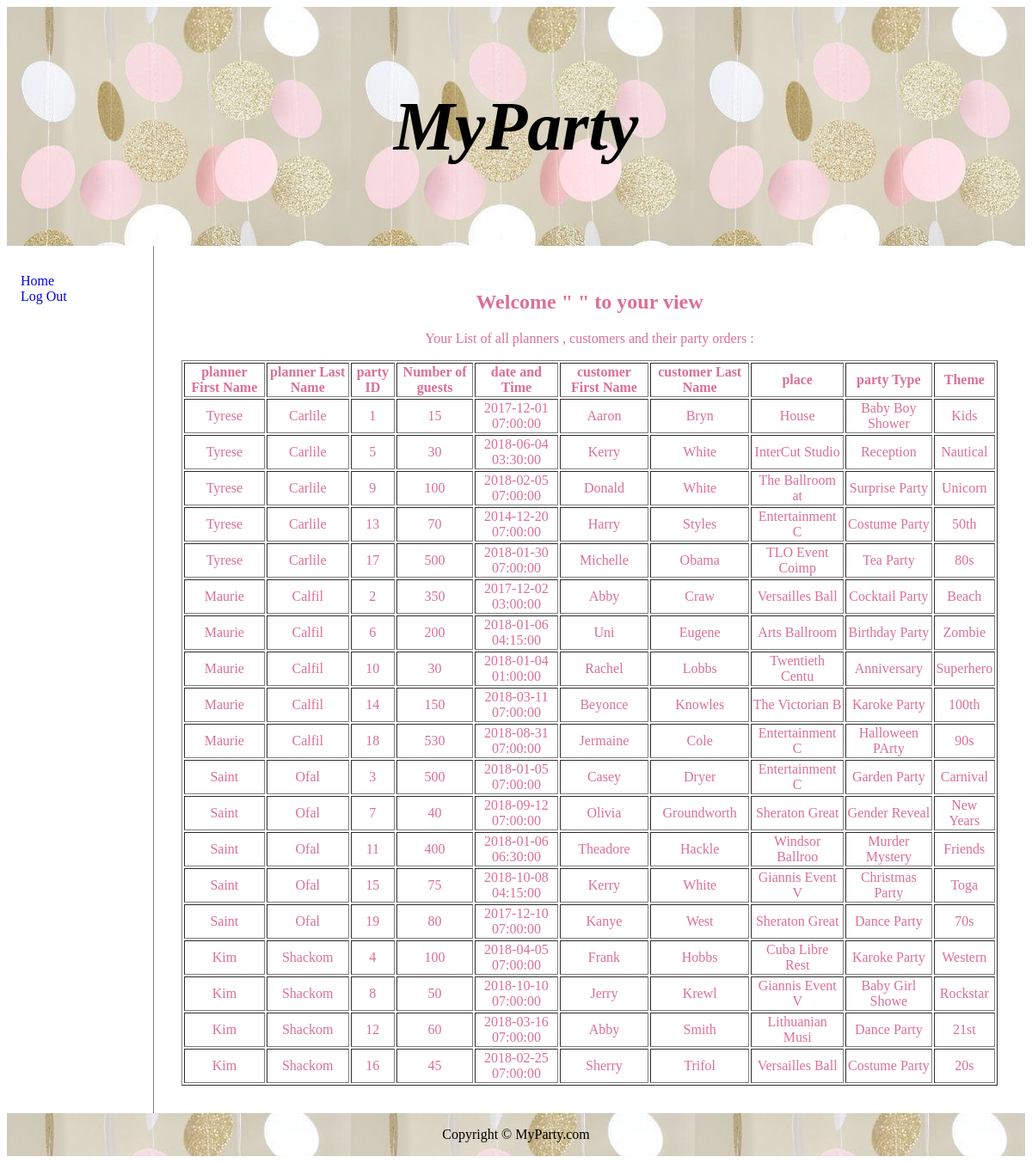
The app's page /managerView.php with its own data.
### tables this page shows
CREATE TABLE Party
(
  PartyID	 int NOT NULL AUTO_INCREMENT,
  NoOfGuests	 INT 		NOT NULL,
  DateTime 	DATETIME 	 NOT NULL,
  CustomerId 	int NOT NULL ,
  PlannerID	int NOT NULL ,
  PlaceID	 int NOT NULL ,
  TypeID    int NOT NULL ,
  ThemeID 	 int NOT NULL ,
  PRIMARY KEY (PartyID),
  FOREIGN KEY (CustomerId) REFERENCES Customer(CustomerId),
  FOREIGN KEY (PlannerID) REFERENCES Planner(PlannerID),
  FOREIGN KEY (PlaceID) REFERENCES Place(PlaceID),
  FOREIGN KEY (TypeID) REFERENCES Type(TypeID),
  FOREIGN KEY (ThemeID) REFERENCES Theme(ThemeID),
  UNIQUE (DateTime)
);

CREATE TABLE Planner
(
  PlannerID 	int NOT NULL AUTO_INCREMENT,
  PlannerFName 	 VARCHAR(15)	 NOT NULL,
  PlannerLName 	 VARCHAR(15)	 NOT NULL,
  PlannerPhone 	INT(11)		NOT NULL,
  PlannerEmail 	VARCHAR(20)	 NOT NULL,
  managerID 	int NOT NULL ,
  PRIMARY KEY (PlannerID),
  FOREIGN KEY (managerID) REFERENCES Manager(managerID),
  UNIQUE (PlannerEmail)
);

CREATE TABLE Customer
(
  CustomerId int NOT NULL AUTO_INCREMENT,
  email 		VARCHAR(20)	NOT NULL UNIQUE,
  CustomerFname	 VARCHAR(15)		 NOT NULL,
  CustomerLname	 VARCHAR(15)		 NOT NULL,
  PRIMARY KEY (CustomerId )
);

CREATE TABLE Place
(
  PlaceID int NOT NULL AUTO_INCREMENT,
  address 	VARCHAR(20)	NOT NULL,
  PlaceName 	VARCHAR(15)	NOT NULL,
  City 		CHAR(15)		NOT NULL,
  max_capacity	INT 		NOT NULL,
  min_capacity		INT		NOT NULL,
  costByPerson	INT 		NOT NULL,
  PRIMARY KEY (PlaceID)
);

CREATE TABLE Type
(
  TypeID 	int NOT NULL AUTO_INCREMENT,
  TypeName 	VARCHAR(15)	 NOT NULL,
  PRIMARY KEY (TypeID)
);

CREATE TABLE Theme
(
  ThemeID 	int NOT NULL AUTO_INCREMENT,
  ThemeName		VARCHAR(15)	NOT NULL,
  ThemeCost 		INT 			NOT NULL,
  ThemePicture 	LONGBLOB 		NOT NULL,
  PRIMARY KEY (ThemeID)
);

### managerView.php (the view, shortened to what this page needs)
<!DOCTYPE html>
<html>
<head>
</head>
<body>
<div class="container">
<header>
   <h1>MyParty</h1>
</header>
<nav>
  <ul>
    <li><a href="Home.php">Home</a></li>
    <li><a href="logout.php">Log Out</a></li>
  </ul>
</nav>
<article>
<h1>Welcome    "  <?php echo $_SESSION ['login_user'];  ?> "    to your view</h1>
<p> Your List of all planners , customers and their party orders : </p>
 <div>
<?php
     $varConn = Connect();
$sql = 'SELECT planner.PlannerFName, planner.PlannerLName, party.PartyID, party.NoOfGuests, party.DateTime, customer.CustomerFName,    customer.CustomerLName, place.PlaceName, type.TypeName, theme.ThemeName
        From  party, customer, place, theme, type, planner
        WHERE party.CustomerID=customer.CustomerId AND party.PlaceID=place.PlaceID AND party.ThemeID=theme.ThemeID
               AND party.TypeID=type.TypeID AND party.PlannerID=planner.PlannerID';
$result = $varConn->query($sql);
if ($result->num_rows > 0) {
    echo "<table border='1' >";
            echo "<tr>";
                echo "<th>planner First Name</th>";
                echo "<th>planner Last Name</th>";
                echo "<th>party ID</th>";
                echo "<th>Number of guests</th>";
                echo "<th>date and Time</th>";
                echo "<th>customer First Name</th>";
                echo "<th>customer Last Name</th>";
                echo "<th>place </th>";
                echo "<th>party Type </th>";
                echo "<th>Theme </th>";
            echo "</tr>";
 while($row = mysqli_fetch_array($result)) {
            echo "<tr>";
                echo "<td>" . $row['PlannerFName'] . "</td>";
                echo "<td>" . $row['PlannerLName'] . "</td>";
                echo "<td>" . $row['PartyID'] . "</td>";
                echo "<td>" . $row['NoOfGuests'] . "</td>";
                echo "<td>" . $row['DateTime'] . "</td>";
                echo "<td>" . $row['CustomerFName'] . "</td>";
                echo "<td>" . $row['CustomerLName'] . "</td>";
                echo "<td>" . $row['PlaceName'] . "</td>";
                echo "<td>" . $row['TypeName'] . "</td>";
                echo "<td>" . $row['ThemeName'] . "</td>";
            echo "</tr>";
        }
     echo "</table>";
    }
 else{
    echo "ERROR: Could not able to execute $sql. " . mysqli_error($varConn);
}
?>
 </div>
</article>
<footer>Copyright &copy; MyParty.com </footer>
</div>
</body>
</html>

### managerView.php (style rules this page uses)
div.container { width: 100%; }
header { padding: 1em; border-color: antiquewhite; color: black; background-color: pink; clear: left; font-size: 250%; font-style: italic; text-align:center; text-decoration-color:black; background: url(p.jpg); }
footer { padding: 1em; border-color: antiquewhite; color: black background-color: pink; clear: left; text-align:center; text-decoration-color:black; background: url(p.jpg); }
nav { float: left; width: 120px; margin: 0; padding: 1em; }
nav ul { list-style-type:none; padding: 0; }
nav ul a { text-decoration:none; }
article { margin-left: 170px; border-left: 1px solid gray; padding: 2em; overflow: hidden; color:PaleVioletRed; text-align: center; }

### records on screen
party: PlannerID.PlannerFName "Tyrese", PlannerID.PlannerLName "Carlile", PartyID "1", NoOfGuests "15", DateTime "2017-12-01 07:00:00", CustomerId.CustomerFname "Aaron", CustomerId.CustomerLname "Bryn", PlaceID.PlaceName "House", TypeID.TypeName "Baby Boy Shower", ThemeID.ThemeName "Kids"
party: PlannerID.PlannerFName "Tyrese", PlannerID.PlannerLName "Carlile", PartyID "5", NoOfGuests "30", DateTime "2018-06-04 03:30:00", CustomerId.CustomerFname "Kerry", CustomerId.CustomerLname "White", PlaceID.PlaceName "InterCut Studio", TypeID.TypeName "Reception", ThemeID.ThemeName "Nautical"
party: PlannerID.PlannerFName "Tyrese", PlannerID.PlannerLName "Carlile", PartyID "9", NoOfGuests "100", DateTime "2018-02-05 07:00:00", CustomerId.CustomerFname "Donald", CustomerId.CustomerLname "White", PlaceID.PlaceName "The Ballroom at", TypeID.TypeName "Surprise Party", ThemeID.ThemeName "Unicorn"
party: PlannerID.PlannerFName "Tyrese", PlannerID.PlannerLName "Carlile", PartyID "13", NoOfGuests "70", DateTime "2014-12-20 07:00:00", CustomerId.CustomerFname "Harry", CustomerId.CustomerLname "Styles", PlaceID.PlaceName "Entertainment C", TypeID.TypeName "Costume Party", ThemeID.ThemeName "50th"
party: PlannerID.PlannerFName "Tyrese", PlannerID.PlannerLName "Carlile", PartyID "17", NoOfGuests "500", DateTime "2018-01-30 07:00:00", CustomerId.CustomerFname "Michelle", CustomerId.CustomerLname "Obama", PlaceID.PlaceName "TLO Event Coimp", TypeID.TypeName "Tea Party", ThemeID.ThemeName "80s"
party: PlannerID.PlannerFName "Maurie", PlannerID.PlannerLName "Calfil", PartyID "2", NoOfGuests "350", DateTime "2017-12-02 03:00:00", CustomerId.CustomerFname "Abby", CustomerId.CustomerLname "Craw", PlaceID.PlaceName "Versailles Ball", TypeID.TypeName "Cocktail Party", ThemeID.ThemeName "Beach"
party: PlannerID.PlannerFName "Maurie", PlannerID.PlannerLName "Calfil", PartyID "6", NoOfGuests "200", DateTime "2018-01-06 04:15:00", CustomerId.CustomerFname "Uni", CustomerId.CustomerLname "Eugene", PlaceID.PlaceName "Arts Ballroom", TypeID.TypeName "Birthday Party", ThemeID.ThemeName "Zombie"
party: PlannerID.PlannerFName "Maurie", PlannerID.PlannerLName "Calfil", PartyID "10", NoOfGuests "30", DateTime "2018-01-04 01:00:00", CustomerId.CustomerFname "Rachel", CustomerId.CustomerLname "Lobbs", PlaceID.PlaceName "Twentieth Centu", TypeID.TypeName "Anniversary", ThemeID.ThemeName "Superhero"
party: PlannerID.PlannerFName "Maurie", PlannerID.PlannerLName "Calfil", PartyID "14", NoOfGuests "150", DateTime "2018-03-11 07:00:00", CustomerId.CustomerFname "Beyonce", CustomerId.CustomerLname "Knowles", PlaceID.PlaceName "The Victorian B", TypeID.TypeName "Karoke Party", ThemeID.ThemeName "100th"
party: PlannerID.PlannerFName "Maurie", PlannerID.PlannerLName "Calfil", PartyID "18", NoOfGuests "530", DateTime "2018-08-31 07:00:00", CustomerId.CustomerFname "Jermaine", CustomerId.CustomerLname "Cole", PlaceID.PlaceName "Entertainment C", TypeID.TypeName "Halloween PArty", ThemeID.ThemeName "90s"
party: PlannerID.PlannerFName "Saint", PlannerID.PlannerLName "Ofal", PartyID "3", NoOfGuests "500", DateTime "2018-01-05 07:00:00", CustomerId.CustomerFname "Casey", CustomerId.CustomerLname "Dryer", PlaceID.PlaceName "Entertainment C", TypeID.TypeName "Garden Party", ThemeID.ThemeName "Carnival"
party: PlannerID.PlannerFName "Saint", PlannerID.PlannerLName "Ofal", PartyID "7", NoOfGuests "40", DateTime "2018-09-12 07:00:00", CustomerId.CustomerFname "Olivia", CustomerId.CustomerLname "Groundworth", PlaceID.PlaceName "Sheraton Great", TypeID.TypeName "Gender Reveal", ThemeID.ThemeName "New Years"
party: PlannerID.PlannerFName "Saint", PlannerID.PlannerLName "Ofal", PartyID "11", NoOfGuests "400", DateTime "2018-01-06 06:30:00", CustomerId.CustomerFname "Theadore", CustomerId.CustomerLname "Hackle", PlaceID.PlaceName "Windsor Ballroo", TypeID.TypeName "Murder Mystery", ThemeID.ThemeName "Friends"
party: PlannerID.PlannerFName "Saint", PlannerID.PlannerLName "Ofal", PartyID "15", NoOfGuests "75", DateTime "2018-10-08 04:15:00", CustomerId.CustomerFname "Kerry", CustomerId.CustomerLname "White", PlaceID.PlaceName "Giannis Event V", TypeID.TypeName "Christmas Party", ThemeID.ThemeName "Toga"
party: PlannerID.PlannerFName "Saint", PlannerID.PlannerLName "Ofal", PartyID "19", NoOfGuests "80", DateTime "2017-12-10 07:00:00", CustomerId.CustomerFname "Kanye", CustomerId.CustomerLname "West", PlaceID.PlaceName "Sheraton Great", TypeID.TypeName "Dance Party", ThemeID.ThemeName "70s"
party: PlannerID.PlannerFName "Kim", PlannerID.PlannerLName "Shackom", PartyID "4", NoOfGuests "100", DateTime "2018-04-05 07:00:00", CustomerId.CustomerFname "Frank", CustomerId.CustomerLname "Hobbs", PlaceID.PlaceName "Cuba Libre Rest", TypeID.TypeName "Karoke Party", ThemeID.ThemeName "Western"
party: PlannerID.PlannerFName "Kim", PlannerID.PlannerLName "Shackom", PartyID "8", NoOfGuests "50", DateTime "2018-10-10 07:00:00", CustomerId.CustomerFname "Jerry", CustomerId.CustomerLname "Krewl", PlaceID.PlaceName "Giannis Event V", TypeID.TypeName "Baby Girl Showe", ThemeID.ThemeName "Rockstar"
party: PlannerID.PlannerFName "Kim", PlannerID.PlannerLName "Shackom", PartyID "12", NoOfGuests "60", DateTime "2018-03-16 07:00:00", CustomerId.CustomerFname "Abby", CustomerId.CustomerLname "Smith", PlaceID.PlaceName "Lithuanian Musi", TypeID.TypeName "Dance Party", ThemeID.ThemeName "21st"
party: PlannerID.PlannerFName "Kim", PlannerID.PlannerLName "Shackom", PartyID "16", NoOfGuests "45", DateTime "2018-02-25 07:00:00", CustomerId.CustomerFname "Sherry", CustomerId.CustomerLname "Trifol", PlaceID.PlaceName "Versailles Ball", TypeID.TypeName "Costume Party", ThemeID.ThemeName "20s"
